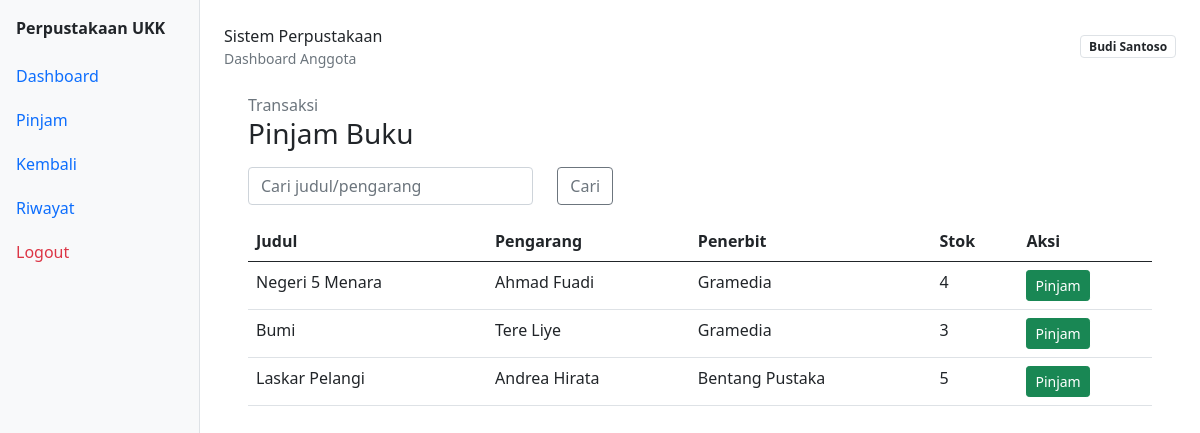
Page /siswa/pinjam.php (signed in) on the committed database.
### tables this page shows
CREATE TABLE anggota (
  id_anggota INT AUTO_INCREMENT PRIMARY KEY,
  nis VARCHAR(20) UNIQUE,
  nama VARCHAR(100),
  kelas VARCHAR(20),
  username VARCHAR(50) UNIQUE,
  password VARCHAR(255)
);

CREATE TABLE buku (
  id_buku INT AUTO_INCREMENT PRIMARY KEY,
  judul VARCHAR(150),
  pengarang VARCHAR(100),
  penerbit VARCHAR(100),
  stok INT DEFAULT 0
);

### siswa/pinjam.php (the view, shortened to what this page needs)
<?php
require_once __DIR__ . '/../config/db.php';
$q = trim($_GET['q'] ?? '');
$buku = [];
if ($q !== '') {
    $like = '%' . $q . '%';
    $stmt = $conn->prepare("SELECT id_buku, judul, pengarang, penerbit, stok FROM buku WHERE judul LIKE ? OR pengarang LIKE ? ORDER BY id_buku DESC");
    $stmt->bind_param("ss", $like, $like);
    $stmt->execute();
    $result = $stmt->get_result();
    $buku = $result->fetch_all(MYSQLI_ASSOC);
    $stmt->close();
} else {
    $result = $conn->query("SELECT id_buku, judul, pengarang, penerbit, stok FROM buku ORDER BY id_buku DESC");
    if ($result) {
        $buku = $result->fetch_all(MYSQLI_ASSOC);
    }
}
?>
<!doctype html>
<html lang="id">
<head>
    <link href="/perpustakaan_ukk/bootstrap.min.css" rel="stylesheet">
</head>
<body>
<?php require_once __DIR__ . '/../partials/siswa_header.php'; ?>
<div class="container">
    <div class="d-flex justify-content-between align-items-center mb-3">
        <div>
            <div class="text-muted">Transaksi</div>
            <h3 class="mb-0 fw-semibold">Pinjam Buku</h3>
        </div>
        <span class="badge">Anggota</span>
    </div>
    <form class="mb-3" method="get">
        <div class="row">
            <div class="col-md-4">
                <input type="text" name="q" class="form-control" placeholder="Cari judul/pengarang" value="<?php echo htmlspecialchars($q); ?>">
            </div>
            <div class="col-md-2">
                <button class="btn btn-outline-secondary" type="submit">Cari</button>
            </div>
        </div>
    </form>
    <table class="table">
        <thead>
            <tr>
                <th>Judul</th>
                <th>Pengarang</th>
                <th>Penerbit</th>
                <th>Stok</th>
                <th>Aksi</th>
            </tr>
        </thead>
        <tbody>
        <?php if (count($buku) === 0): ?>
            <tr><td colspan="5">Belum ada data.</td></tr>
        <?php else: ?>
            <?php foreach ($buku as $row): ?>
                <tr>
                    <td><?php echo htmlspecialchars($row['judul']); ?></td>
                    <td><?php echo htmlspecialchars($row['pengarang']); ?></td>
                    <td><?php echo htmlspecialchars($row['penerbit']); ?></td>
                    <td><?php echo (int)$row['stok']; ?></td>
                    <td>
                        <form method="post" style="display:inline;">
                            <button class="btn btn-success btn-sm" type="submit" <?php echo (int)$row['stok'] <= 0 ? 'disabled' : ''; ?>>
                                Pinjam
                            </button>
                        </form>
                    </td>
                </tr>
            <?php endforeach; ?>
        <?php endif; ?>
        </tbody>
    </table>
</div>
</main>
</div>
</div>
</body>
</html>

### partials/siswa_header.php (shortened to what this page needs)
<?php
require_once __DIR__ . '/../config/db.php';
$display_name = 'Anggota';
if (isset($_SESSION['id_anggota'])) {
    $id = (int)$_SESSION['id_anggota'];
    $stmt = $conn->prepare("SELECT nama FROM anggota WHERE id_anggota=?");
    $stmt->bind_param("i", $id);
    $stmt->execute();
    $stmt->bind_result($nama);
    if ($stmt->fetch()) {
        $display_name = $nama;
    }
}
?>
<div class="container-fluid">
    <div class="row min-vh-100">
        <aside class="col-lg-2 col-md-3 bg-light border-end p-3">
            <div class="fw-bold mb-3">Perpustakaan UKK</div>
            <nav class="nav flex-column gap-1">
                <a class="nav-link px-0" href="/perpustakaan_ukk/siswa/index.php">Dashboard</a>
                <a class="nav-link px-0" href="/perpustakaan_ukk/siswa/pinjam.php">Pinjam</a>
                <a class="nav-link px-0" href="/perpustakaan_ukk/siswa/kembali.php">Kembali</a>
                <a class="nav-link px-0" href="/perpustakaan_ukk/siswa/riwayat.php">Riwayat</a>
                <a class="nav-link px-0 text-danger" href="/perpustakaan_ukk/auth/logout.php">Logout</a>
            </nav>
        </aside>
        <main class="col-lg-10 col-md-9 p-4">
            <div class="d-flex justify-content-between align-items-center mb-4">
                <div>
                    <div class="fw-semibold">Sistem Perpustakaan</div>
                    <div class="text-muted small">Dashboard Anggota</div>
                </div>
                <span class="badge text-bg-light border text-dark"><?php echo htmlspecialchars($display_name); ?></span>
            </div>

### rows in the picture
anggota: nama "Budi Santoso"
buku: judul "Negeri 5 Menara", pengarang "Ahmad Fuadi", penerbit "Gramedia", stok "4"
buku: judul "Bumi", pengarang "Tere Liye", penerbit "Gramedia", stok "3"
buku: judul "Laskar Pelangi", pengarang "Andrea Hirata", penerbit "Bentang Pustaka", stok "5"
